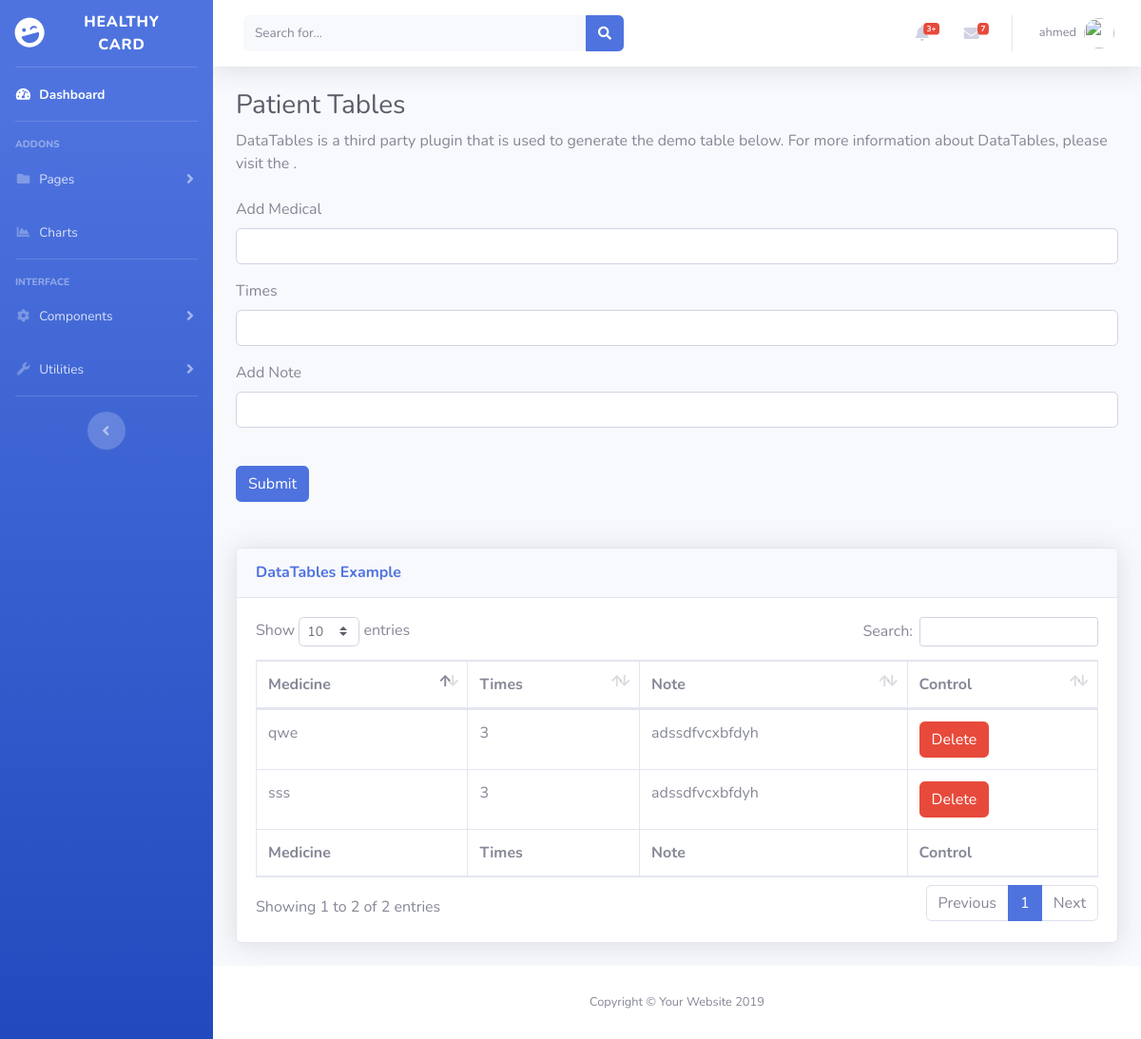
The page /admin/patients.php?action=mad&id=128 (signed in) on the database its author committed.
### tables this page shows
CREATE TABLE `managers` (
  `id` int(11) NOT NULL,
  `username` varchar(255) NOT NULL,
  `email` varchar(255) NOT NULL,
  `password` varchar(255) NOT NULL,
  `phone` varchar(100) NOT NULL,
  `address` varchar(255) NOT NULL,
  `hospital_name_id` int(11) NOT NULL,
  `priv` int(11) NOT NULL
);

CREATE TABLE `mad_pat` (
  `id` int(11) NOT NULL,
  `pat_name_id` int(11) NOT NULL,
  `mad_name` varchar(100) NOT NULL,
  `times` int(11) NOT NULL,
  `note` varchar(255) NOT NULL
);

### admin/design/patient/madForm.php (the view, shortened to what this page needs)
<?php
require_once "functions/connect.php";
$id  = $_GET['id'];
$select = "SELECT * FROM mad_pat WHERE pat_name_id = $id";
$query  = $conn -> query($select);
?>
<form method="post" action="functions/patient/addMad.php">
  <div class="form-group">
    <label for="exampleInputEmail1">Add Medical</label>
    <input type="text" name="mad_name" value="" class="form-control" id="exampleInputEmail1"required>
  </div>
  <div class="form-group">
    <label for="exampleInputEmail1">Times</label>
    <input type="text" name="times" value="" class="form-control" id="exampleInputEmail1"required>
  </div>
  <div class="form-group">
    <label for="exampleInputEmail1">Add Note</label>
    <input type="text" name="note" value="" class="form-control" id="exampleInputEmail1"required>
  </div>
<br>
  <button type="submit" class="btn btn-primary">Submit</button>
  <br>
  <br>
  <br>
</form>
<div class="card shadow mb-4">
            <div class="card-header py-3">
              <h6 class="m-0 font-weight-bold text-primary">DataTables Example</h6>
            </div>
            <div class="card-body">
              <div class="table-responsive">
                <table class="table table-bordered" id="dataTable" width="100%" cellspacing="0">
                  <thead>
                    <tr>
                      <th>Medicine</th>
                      <th>Times</th>
                      <th>Note</th>
                      <th>Control</th>
                    </tr>
                  </thead>
                  <tfoot>
                    <tr>
                      <th>Medicine</th>
                      <th>Times</th>
                      <th>Note</th>
                      <th>Control</th>
                    </tr>
                  </tfoot>
                  <tbody>
                    <tr>
<?php
$id  = $_GET['id'];
$select  = "SELECT * FROM mad_pat";
$query   = $conn -> query($select);
$mad    = $query -> fetch_assoc();
foreach ($query as $mads) {
        if ($id == $mads['pat_name_id'] ) {
?>
                      <td><?= $mads['mad_name'] ?></td>
                      <td><?= $mads['times'] ?></td>
                      <td><?= $mads['note'] ?></td>
                      <td>
                      <button type="button" class="btn btn-danger" data-toggle="modal" data-target="#q<?= $mad['id']?>">
                Delete
                </button>
                      </td>
                    </tr>
<?php } }; ?>
                  </tbody>
                </table>
              </div>
            </div>
          </div>

### admin/includes/header.php (shortened to what this page needs)
<nav class="navbar navbar-expand navbar-light bg-white topbar mb-4 static-top shadow">
<form class="d-none d-sm-inline-block form-inline mr-auto ml-md-3 my-2 my-md-0 mw-100 navbar-search">
  <div class="input-group">
    <input type="text" class="form-control bg-light border-0 small" placeholder="Search for..." aria-label="Search" aria-describedby="basic-addon2">
    <div class="input-group-append">
      <button class="btn btn-primary" type="button">
        <i class="fas fa-search fa-sm"></i>
      </button>
    </div>
  </div>
</form>
<ul class="navbar-nav ml-auto">
  <li class="nav-item dropdown no-arrow mx-1">
    <a class="nav-link dropdown-toggle" href="#" id="alertsDropdown" role="button" data-toggle="dropdown" aria-haspopup="true" aria-expanded="false">
      <i class="fas fa-bell fa-fw"></i>
      <span class="badge badge-danger badge-counter">3+</span>
    </a>
  </li>
  <li class="nav-item dropdown no-arrow mx-1">
    <a class="nav-link dropdown-toggle" href="#" id="messagesDropdown" role="button" data-toggle="dropdown" aria-haspopup="true" aria-expanded="false">
      <i class="fas fa-envelope fa-fw"></i>
      <span class="badge badge-danger badge-counter">7</span>
    </a>
  </li>
  <?php
  $nam  = $_SESSION['name'];
  $id  = $_SESSION['login'];
   require_once "functions/connect.php";
   $sel  = "SELECT * FROM $nam  WHERE  id = $id";
   $query = $conn -> query($sel);
   $name  = $query -> fetch_assoc();
  ?>
  <li class="nav-item dropdown no-arrow">
    <a class="nav-link dropdown-toggle" href="#" id="userDropdown" role="button" data-toggle="dropdown" aria-haspopup="true" aria-expanded="false">
      <span class="mr-2 d-none d-lg-inline text-gray-600 small"><?php echo @$name['username'] ?></span>
      <img class="img-profile rounded-circle" src="https://source.unsplash.com/QAB-WJcbgJk/60x60">
    </a>
  </li>
</ul>
</nav>

### rows shown on the page
managers: username "ahmed"
mad_pat: mad_name "sss", times "3", note "adssdfvcxbfdyh"
mad_pat: mad_name "qwe", times "3", note "adssdfvcxbfdyh"
